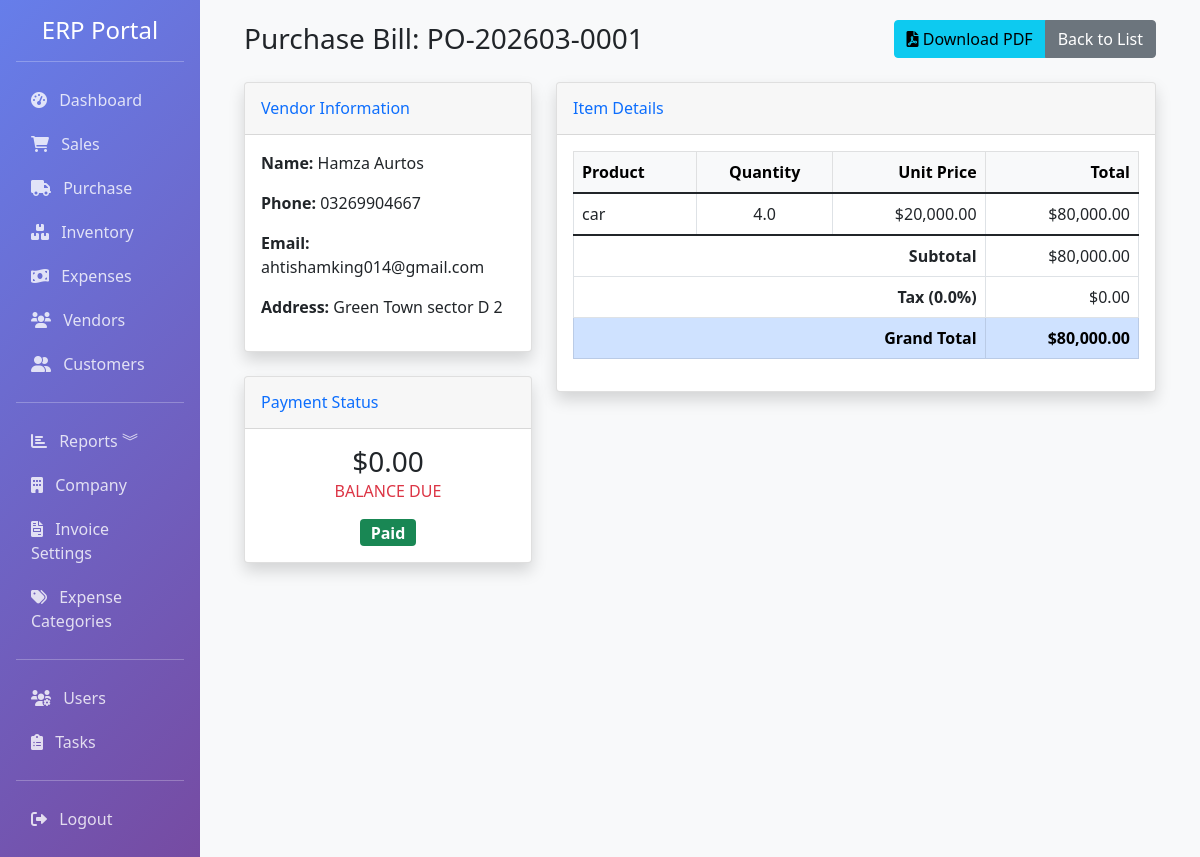
/purchase/bill/1 (signed in), run on an earlier commit of the app's database.
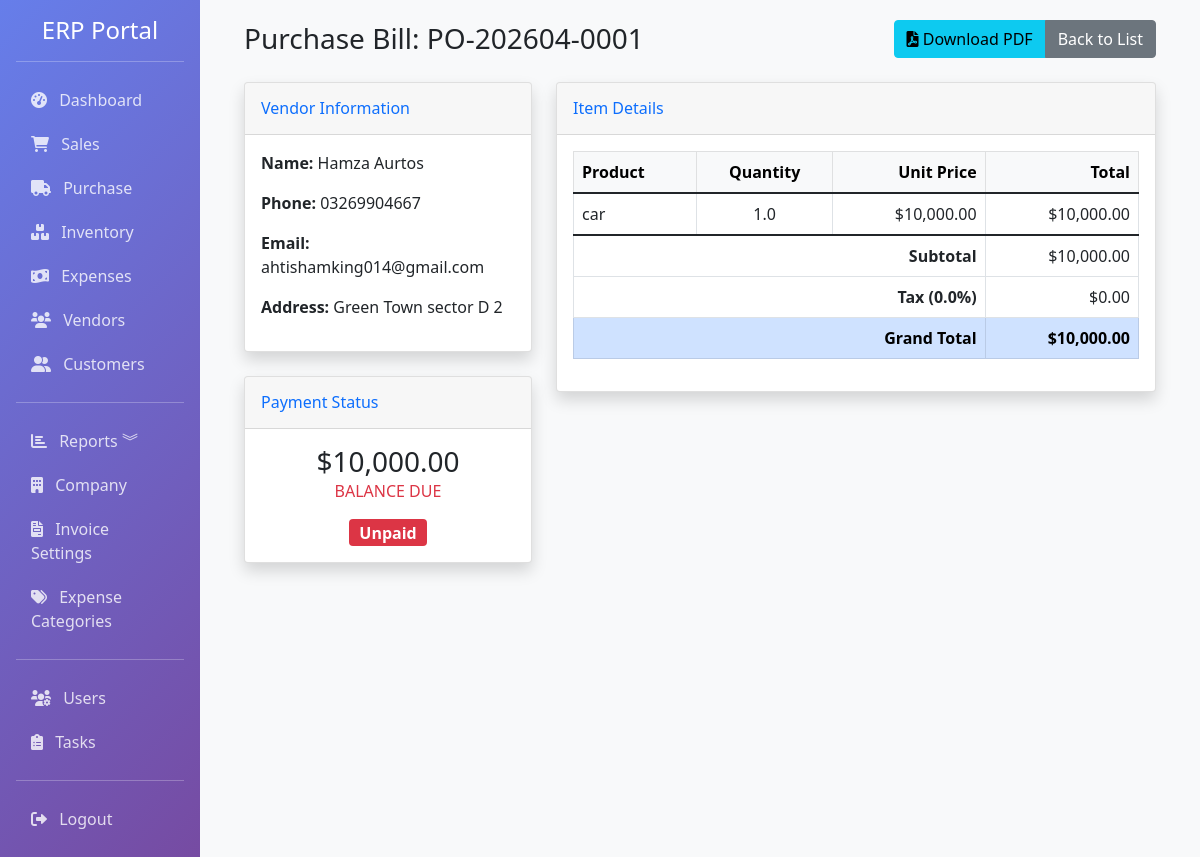
And on a later commit of the database.
### app/models.py (models this page shows, shortened)
class PurchaseBill(db.Model):
    __tablename__ = 'purchase_bills'
    id = db.Column(db.Integer, primary_key=True)
    bill_number = db.Column(db.String(50), unique=True, nullable=False, index=True)
    vendor_id = db.Column(db.Integer, db.ForeignKey('vendors.id'), nullable=False, index=True)
    date = db.Column(db.DateTime, default=datetime.utcnow, index=True)
    due_date = db.Column(db.DateTime)
    currency_id = db.Column(db.Integer, db.ForeignKey('currencies.id'), nullable=True)
    exchange_rate = db.Column(db.Float, default=1)
    subtotal = db.Column(db.Float, default=0)
    tax_rate = db.Column(db.Float, default=10)
    tax = db.Column(db.Float, default=0)
    discount_type = db.Column(db.String(10), default='fixed')
    discount = db.Column(db.Float, default=0)
    shipping_charge = db.Column(db.Float, default=0)
    total = db.Column(db.Float, default=0)
    status = db.Column(Enum('paid', 'unpaid', 'partial', name='payment_status'), default='unpaid', index=True)
    paid_amount = db.Column(db.Float, default=0)
    notes = db.Column(db.Text)
    created_by = db.Column(db.Integer, db.ForeignKey('users.id'))
    created_at = db.Column(db.DateTime, default=datetime.utcnow)
    updated_at = db.Column(db.DateTime, default=datetime.utcnow, onupdate=datetime.utcnow)
    items = db.relationship('PurchaseItem', backref='bill', lazy=True, cascade='all, delete-orphan')
    currency = db.relationship('Currency', backref='purchase_bills', lazy=True)
    @property
    def balance_due(self):
        return self.total - self.paid_amount

class Vendor(db.Model):
    __tablename__ = 'vendors'
    id = db.Column(db.Integer, primary_key=True)
    name = db.Column(db.String(100), nullable=False, index=True)
    email = db.Column(db.String(120), index=True)
    phone = db.Column(db.String(20))
    address = db.Column(db.Text)
    gst_number = db.Column(db.String(20), index=True)
    pan_number = db.Column(db.String(20))
    contact_person = db.Column(db.String(100))
    payment_terms = db.Column(db.Integer, default=30)  # Days
    credit_limit = db.Column(db.Float, default=0)
    is_active = db.Column(db.Boolean, default=True)
    created_at = db.Column(db.DateTime, default=datetime.utcnow)
    updated_at = db.Column(db.DateTime, default=datetime.utcnow, onupdate=datetime.utcnow)
    bills = db.relationship('PurchaseBill', backref='vendor', lazy=True, cascade='all, delete-orphan')

class PurchaseItem(db.Model):
    __tablename__ = 'purchase_items'
    id = db.Column(db.Integer, primary_key=True)
    bill_id = db.Column(db.Integer, db.ForeignKey('purchase_bills.id'), nullable=False, index=True)
    product_id = db.Column(db.Integer, db.ForeignKey('products.id'), nullable=False, index=True)
    quantity = db.Column(db.Float, nullable=False)
    unit_price = db.Column(db.Float, nullable=False)
    discount = db.Column(db.Float, default=0)
    total = db.Column(db.Float, nullable=False)

class Product(db.Model):
    __tablename__ = 'products'
    id = db.Column(db.Integer, primary_key=True)
    name = db.Column(db.String(100), nullable=False, index=True)
    sku = db.Column(db.String(50), unique=True, nullable=False, index=True)
    barcode = db.Column(db.String(50), index=True)
    description = db.Column(db.Text)
    category = db.Column(db.String(50), index=True)
    brand = db.Column(db.String(50))
    unit = db.Column(db.String(20), default='pcs')  # pcs, kg, meter, etc.
    unit_price = db.Column(db.Float, nullable=False, default=0)
    cost_price = db.Column(db.Float, nullable=False, default=0)
    quantity = db.Column(db.Float, default=0)
    reorder_level = db.Column(db.Float, default=0)
    min_quantity = db.Column(db.Float, default=0)
    max_quantity = db.Column(db.Float, default=0)
    location = db.Column(db.String(100))
    weight = db.Column(db.Float, default=0)
    image_path = db.Column(db.String(255))  # Path to product image
    is_active = db.Column(db.Boolean, default=True)
    created_at = db.Column(db.DateTime, default=datetime.utcnow)
    updated_at = db.Column(db.DateTime, default=datetime.utcnow, onupdate=datetime.utcnow)
    sale_items = db.relationship('SaleItem', backref='product', lazy=True)
    purchase_items = db.relationship('PurchaseItem', backref='product', lazy=True)

### app/routes/purchase.py (the view)
@bp.route('/bill/<int:id>')
@login_required
def bill_detail(id):
    bill = PurchaseBill.query.get_or_404(id)
    return render_template('purchase/bill_detail.html', bill=bill)

### app/models.py (called while the page is built)
    @property
    def is_admin(self):
        return self.role == 'admin'

### app/templates/purchase/bill_detail.html (shortened to what this page needs)
{% extends "base.html" %}
{% block content %}
<div class="container-fluid">
    <div class="d-flex justify-content-between align-items-center mb-4">
        <h2 class="h3 mb-0 text-gray-800">Purchase Bill: {{ bill.bill_number }}</h2>
        <div class="btn-group">
            <a href="{{ url_for('purchase.bill_pdf', id=bill.id) }}" class="btn btn-info">
                <i class="fas fa-file-pdf"></i> Download PDF
            </a>
            <a href="{{ url_for('purchase.bills') }}" class="btn btn-secondary">Back to List</a>
        </div>
    </div>
    <div class="row">
        <div class="col-md-4">
            <div class="card shadow mb-4">
                <div class="card-header py-3">
                    <h6 class="m-0 font-weight-bold text-primary">Vendor Information</h6>
                </div>
                <div class="card-body">
                    <p><strong>Name:</strong> {{ bill.vendor.name }}</p>
                    <p><strong>Phone:</strong> {{ bill.vendor.phone or 'N/A' }}</p>
                    <p><strong>Email:</strong> {{ bill.vendor.email or 'N/A' }}</p>
                    <p><strong>Address:</strong> {{ bill.vendor.address or 'N/A' }}</p>
                </div>
            </div>
            <div class="card shadow mb-4">
                <div class="card-header py-3">
                    <h6 class="m-0 font-weight-bold text-primary">Payment Status</h6>
                </div>
                <div class="card-body text-center">
                    <div class="h3 mb-0 font-weight-bold text-gray-800">${{ "{:,.2f}".format(bill.balance_due) }}</div>
                    <div class="text-xs font-weight-bold text-danger text-uppercase mb-3">Balance Due</div>
                    <span class="badge {% if bill.status == 'paid' %}bg-success{% elif bill.status == 'partial' %}bg-warning{% else %}bg-danger{% endif %} fs-6">
                        {{ bill.status|capitalize }}
                    </span>
                </div>
            </div>
        </div>
        <div class="col-md-8">
            <div class="card shadow mb-4">
                <div class="card-header py-3">
                    <h6 class="m-0 font-weight-bold text-primary">Item Details</h6>
                </div>
                <div class="card-body">
                    <table class="table table-bordered">
                        <thead class="table-light">
                            <tr>
                                <th>Product</th>
                                <th class="text-center">Quantity</th>
                                <th class="text-end">Unit Price</th>
                                <th class="text-end">Total</th>
                            </tr>
                        </thead>
                        <tbody>
                            {% for item in bill.items %}
                            <tr>
                                <td>{{ item.product.name }}</td>
                                <td class="text-center">{{ item.quantity }}</td>
                                <td class="text-end">${{ "{:,.2f}".format(item.unit_price) }}</td>
                                <td class="text-end">${{ "{:,.2f}".format(item.total) }}</td>
                            </tr>
                            {% endfor %}
                        </tbody>
                        <tfoot>
                            <tr>
                                <th colspan="3" class="text-end">Subtotal</th>
                                <td class="text-end">${{ "{:,.2f}".format(bill.subtotal) }}</td>
                            </tr>
                            <tr>
                                <th colspan="3" class="text-end">Tax ({{ bill.tax_rate }}%)</th>
                                <td class="text-end">${{ "{:,.2f}".format(bill.tax) }}</td>
                            </tr>
                            <tr class="table-primary">
                                <th colspan="3" class="text-end">Grand Total</th>
                                <td class="text-end fw-bold">${{ "{:,.2f}".format(bill.total) }}</td>
                            </tr>
                        </tfoot>
                    </table>
                </div>
            </div>
        </div>
    </div>
</div>
{% endblock %}

### app/templates/base.html (shortened to what this page needs)
<!DOCTYPE html>
<html lang="en">
<head>
    <link href="https://cdn.jsdelivr.net/npm/bootstrap@5.1.3/dist/css/bootstrap.min.css" rel="stylesheet">
    <link rel="stylesheet" href="https://cdnjs.cloudflare.com/ajax/libs/font-awesome/6.0.0/css/all.min.css">
</head>
<body>
    <div class="container-fluid">
        <div class="row">
            <div class="col-md-2 p-0 sidebar d-none d-md-block">
                <div class="p-3">
                    <h4 class="text-center">ERP Portal</h4>
                    <hr class="bg-white">
                    <nav class="nav flex-column">
                        <a class="nav-link" href="{{ url_for('dashboard.index') }}">
                            <i class="fas fa-tachometer-alt me-2"></i> Dashboard
                        </a>
                        {% if current_user.is_admin or current_user.can_view_sales %}
                        <a class="nav-link" href="{{ url_for('sales.invoices') }}">
                            <i class="fas fa-shopping-cart me-2"></i> Sales
                        </a>
                        {% endif %}
                        {% if current_user.is_admin or current_user.can_view_purchases %}
                        <a class="nav-link" href="{{ url_for('purchase.bills') }}">
                            <i class="fas fa-truck me-2"></i> Purchase
                        </a>
                        {% endif %}
                        {% if current_user.is_admin or current_user.can_view_inventory %}
                        <a class="nav-link" href="{{ url_for('inventory.products') }}">
                            <i class="fas fa-boxes me-2"></i> Inventory
                        </a>
                        {% endif %}
                        {% if current_user.is_admin or current_user.can_view_expenses %}
                        <a class="nav-link" href="{{ url_for('accounting.expenses') }}">
                            <i class="fas fa-money-bill-wave me-2"></i> Expenses
                        </a>
                        {% endif %}
                        {% if current_user.is_admin or current_user.can_view_vendors %}
                        <a class="nav-link" href="{{ url_for('purchase.vendors') }}">
                            <i class="fas fa-users me-2"></i> Vendors
                        </a>
                        {% endif %}
                        {% if current_user.is_admin or current_user.can_view_customers %}
                        <a class="nav-link" href="{{ url_for('sales.customers') }}">
                            <i class="fas fa-user-friends me-2"></i> Customers
                        </a>
                        {% endif %}
                        <hr class="bg-white">
                        {% if current_user.is_admin or current_user.can_view_reports %}
                        <a class="nav-link" data-bs-toggle="collapse" href="#reportsSubmenu" role="button"
                            aria-expanded="false" aria-controls="reportsSubmenu">
                            <i class="fas fa-chart-bar me-2"></i> Reports ︾
                        </a>
                        {% endif %}
                        {% if current_user.is_admin or current_user.can_view_settings %}
                        <a class="nav-link" href="{{ url_for('sales.company_settings') }}">
                            <i class="fas fa-building me-2"></i> Company
                        </a>
                        <a class="nav-link" href="{{ url_for('sales.invoice_settings') }}">
                            <i class="fas fa-file-invoice me-2"></i> Invoice Settings
                        </a>
                        <a class="nav-link" href="{{ url_for('accounting.expense_categories') }}">
                            <i class="fas fa-tags me-2"></i> Expense Categories
                        </a>
                        <hr class="bg-white">
                        {% endif %}
                        {% if current_user.is_admin %}
                        <a class="nav-link" href="{{ url_for('users.list_users') }}">
                            <i class="fas fa-users-cog me-2"></i> Users
                        </a>
                        {% endif %}
                        <a class="nav-link" href="{{ url_for('users.list_tasks') }}">
                            <i class="fas fa-clipboard-list me-2"></i> Tasks
                        </a>
                        <hr class="bg-white">
                        <a class="nav-link" href="{{ url_for('auth.logout') }}">
                            <i class="fas fa-sign-out-alt me-2"></i> Logout
                        </a>
                    </nav>
                </div>
            </div>
            <div class="col-md-10 col-12 main-content">
                {% block content %}{% endblock %}
            </div>
        </div>
    </div>
</body>
</html>

### app/templates/base.html (style rules this page uses)
.sidebar { min-height: 100vh; background: linear-gradient(135deg, #667eea 0%, #764ba2 100%); color: white; }
.sidebar a { color: rgba(255, 255, 255, 0.8); text-decoration: none; padding: 10px 15px; display: block; transition: all 0.3s; }
.main-content { padding: 20px; background: #f8f9fa; min-height: 100vh; }

What changed in the data, as far as the page shows it:
changed PurchaseBill: bill_number "PO-202603-0001" → "PO-202604-0001"; balance_due "0.00" → "10,000.00"; status "Paid" → "Unpaid"; subtotal "80,000.00" → "10,000.00"; total "80,000.00" → "10,000.00"
changed PurchaseItem "car": quantity "4.0" → "1.0"; unit_price "20,000.00" → "10,000.00"; total "80,000.00" → "10,000.00"
